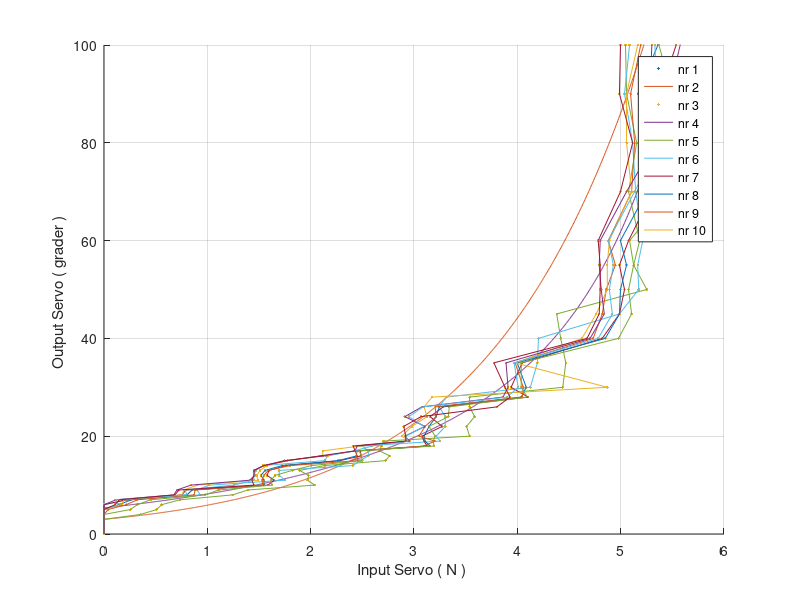

Recreate this plot in MATLAB.
clc 
clear

%% Load data
load('servo motor kalibrerings data.mat');
grader  = value(:,1); 
gram1   = value(:,2); 
force1  = (gram1/1000)*9.8; 

gram2   = value(:,3); 
force2  = (gram2/1000)*9.8; 

gram3   = value(:,4); 
force3  = (gram3/1000)*9.8; 

gram4   = value(:,5); 
force4  = (gram4/1000)*9.8; 

gram5   = value(:,6); 
force5  = (gram5/1000)*9.8; 

gram6   = value(:,7); 
force6  = (gram6/1000)*9.8; 

gram7   = value(:,8); 
force7  = (gram7/1000)*9.8; 

gram8   = value(:,9); 
force8  = (gram8/1000)*9.8; 

gram9   = value(:,10); 
force9  = (gram9/1000)*9.8; 

gram10  = value(:,11); 
force10 = (gram10/1000)*9.8; 


gramSammenLagt = [gram1' gram2' gram2' gram3' gram4' gram5' gram6' gram7' gram8' gram9' gram10'];
forceSammenLagt = (gramSammenLagt/1000)*9.8; 
graderSammenLagt = [grader' grader' grader' grader' grader' grader' grader' grader' grader' grader' grader'];

%% Simple plot (med 180 grader)
hold('on'); 
plot( forceSammenLagt,graderSammenLagt, '.'); 
xlabel('Output Servo ( N ) '); 
ylabel('Input Servo ( grader ) ');
x = linspace(0, 6, 1000);
y = 1453*exp(0.6281*x) +  (-1450)*exp(0.628*x); 
plot (x,y);

% fit(forceSammenLagt',graderSammenLagt','exp2')
%  General model Exp2:
%      ans(x) = a*exp(b*x) + c*exp(d*x)
%      Coefficients (with 95% confidence bounds):
%        a =        1453  (-1.18e+12, 1.18e+12)
%        b =      0.6281  (-4.295e+04, 4.295e+04)
%        c =       -1450  (-1.18e+12, 1.18e+12)
%        d =       0.628  (-4.305e+04, 4.305e+04)

%% Simple plot (med 100 grader)
gramSammenLagt100 = [gram1(1:36)' gram2(1:36)' gram2(1:36)' gram3(1:36)' gram4(1:36)' gram5(1:36)' gram6(1:36)' gram7(1:36)' gram8(1:36)' gram9(1:36)' gram10(1:36)'];
forceSammenLagt100 = (gramSammenLagt100/1000)*9.8; 
graderSammenLagt100 = [grader(1:36)' grader(1:36)' grader(1:36)' grader(1:36)' grader(1:36)' grader(1:36)' grader(1:36)' grader(1:36)' grader(1:36)' grader(1:36)' grader(1:36)'];

x100 = linspace(0, 5.6, 1000);
y100 =  5.346*exp(0.4224*x100) +  (0.006816)*exp(1.572*x100); 

hold('on'); 
plot( forceSammenLagt100,graderSammenLagt100, '.'); 
xlabel('Input Servo ( N ) '); 
ylabel('Output Servo ( grader ) ');
plot (x100,y100);
ylim([0 100]);
grid('on'); 


%fit(forceSammenLagt100',graderSammenLagt100','exp2')
% General model Exp2:
%      ans(x) = a*exp(b*x) + c*exp(d*x)
%      Coefficients (with 95% confidence bounds):
%        a =       5.346  (4.092, 6.6)
%        b =      0.4224  (0.3083, 0.5365)
%        c =    0.006816  (-0.0294, 0.04303)
%        d =       1.572  (0.6952, 2.449)

%% plot 
hold('on'); 
plot(force1, grader, force2, grader, force3, grader, force4, grader, force5, grader, force6, grader, force7, grader, force8, grader,force9, grader,force10, grader); 
legend('nr 1','nr 2','nr 3','nr 4','nr 5','nr 6','nr 7','nr 8','nr 9','nr 10')
xlabel('Input Servo ( N ) '); 
ylabel('Output Servo ( grader ) '); 
grid('on');


%% exponentiel regression

